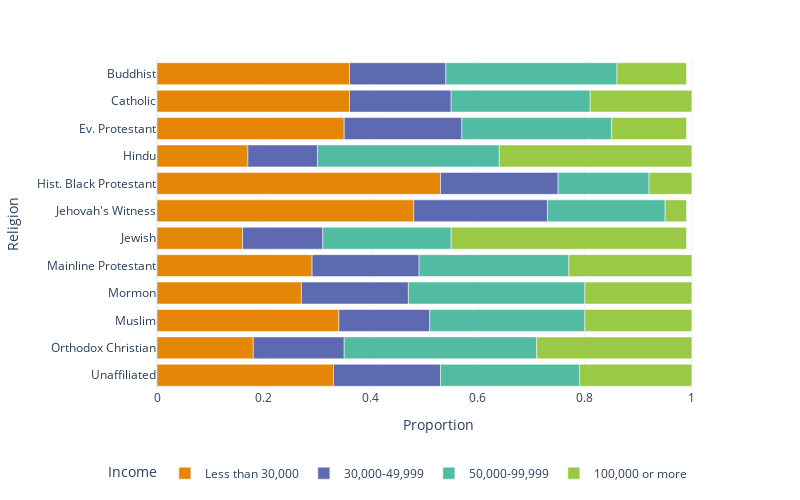

Here is the notebook cell this chart was saved with:
### Code cell
fig = px.bar(DF_new,
             y='religion',
             x='proportion',
             color='income',
             color_discrete_sequence=px.colors.qualitative.Vivid,
             category_orders={'income' : ['Less than 30,000', '30,000-49,999', '50,000-99,999', '100,000 or more']})

fig.update_layout(template="plotly_white",
                  yaxis={'categoryorder': 'category descending'},
                  xaxis_title="Proportion",
                  yaxis_title="Religion",
                  legend_title='Income',
                  legend={'orientation':"h",'yanchor':"bottom",'y':-0.3, 'xanchor':"right",'x':0.95},
                  autosize=False,
                  width=800,
                  height=500)

fig.show()

### Figure 1 — Plotly figure (JSON) as saved in the notebook; plotly's stock layout.template omitted (floating-point values rounded to 4 significant figures)
{"data": [{"alignmentgroup": "True", "hovertemplate": "income=Less than 30,000<br>proportion=%{x}<br>religion=%{y}<extra></extra>", "legendgroup": "Less than 30,000", "marker": {"color": "rgb(229, 134, 6)", "pattern": {"shape": ""}}, "name": "Less than 30,000", "offsetgroup": "Less than 30,000", "orientation": "h", "showlegend": true, "textposition": "auto", "type": "bar", "x": [0.36, 0.36, 0.35, 0.17, 0.53, 0.48, 0.16, 0.29, 0.27, 0.34, 0.18, 0.33], "xaxis": "x", "y": ["Buddhist", "Catholic", "Ev. Protestant", "Hindu", "Hist. Black Protestant", "Jehovah's Witness", "Jewish", "Mainline Protestant", "Mormon", "Muslim", "Orthodox Christian", "Unaffiliated"], "yaxis": "y"}, {"alignmentgroup": "True", "hovertemplate": "income=30,000-49,999<br>proportion=%{x}<br>religion=%{y}<extra></extra>", "legendgroup": "30,000-49,999", "marker": {"color": "rgb(93, 105, 177)", "pattern": {"shape": ""}}, "name": "30,000-49,999", "offsetgroup": "30,000-49,999", "orientation": "h", "showlegend": true, "textposition": "auto", "type": "bar", "x": [0.18, 0.19, 0.22, 0.13, 0.22, 0.25, 0.15, 0.2, 0.2, 0.17, 0.17, 0.2], "xaxis": "x", "y": ["Buddhist", "Catholic", "Ev. Protestant", "Hindu", "Hist. Black Protestant", "Jehovah's Witness", "Jewish", "Mainline Protestant", "Mormon", "Muslim", "Orthodox Christian", "Unaffiliated"], "yaxis": "y"}, {"alignmentgroup": "True", "hovertemplate": "income=50,000-99,999<br>proportion=%{x}<br>religion=%{y}<extra></extra>", "legendgroup": "50,000-99,999", "marker": {"color": "rgb(82, 188, 163)", "pattern": {"shape": ""}}, "name": "50,000-99,999", "offsetgroup": "50,000-99,999", "orientation": "h", "showlegend": true, "textposition": "auto", "type": "bar", "x": [0.32, 0.26, 0.28, 0.34, 0.17, 0.22, 0.24, 0.28, 0.33, 0.29, 0.36, 0.26], "xaxis": "x", "y": ["Buddhist", "Catholic", "Ev. Protestant", "Hindu", "Hist. Black Protestant", "Jehovah's Witness", "Jewish", "Mainline Protestant", "Mormon", "Muslim", "Orthodox Christian", "Unaffiliated"], "yaxis": "y"}, {"alignmentgroup": "True", "hovertemplate": "income=100,000 or more<br>proportion=%{x}<br>religion=%{y}<extra></extra>", "legendgroup": "100,000 or more", "marker": {"color": "rgb(153, 201, 69)", "pattern": {"shape": ""}}, "name": "100,000 or more", "offsetgroup": "100,000 or more", "orientation": "h", "showlegend": true, "textposition": "auto", "type": "bar", "x": [0.13, 0.19, 0.14, 0.36, 0.08, 0.04, 0.44, 0.23, 0.2, 0.2, 0.29, 0.21], "xaxis": "x", "y": ["Buddhist", "Catholic", "Ev. Protestant", "Hindu", "Hist. Black Protestant", "Jehovah's Witness", "Jewish", "Mainline Protestant", "Mormon", "Muslim", "Orthodox Christian", "Unaffiliated"], "yaxis": "y"}], "layout": {"autosize": false, "barmode": "relative", "height": 500, "legend": {"orientation": "h", "title": {"text": "Income"}, "tracegroupgap": 0, "x": 0.95, "xanchor": "right", "y": -0.3, "yanchor": "bottom"}, "margin": {"t": 60}, "width": 800, "xaxis": {"anchor": "y", "autorange": true, "domain": [0, 1], "range": [0, 1.053], "title": {"text": "Proportion"}, "type": "linear"}, "yaxis": {"anchor": "x", "autorange": true, "categoryorder": "category descending", "domain": [0, 1], "range": [-0.5, 11.5], "title": {"text": "Religion"}, "type": "category"}}}
